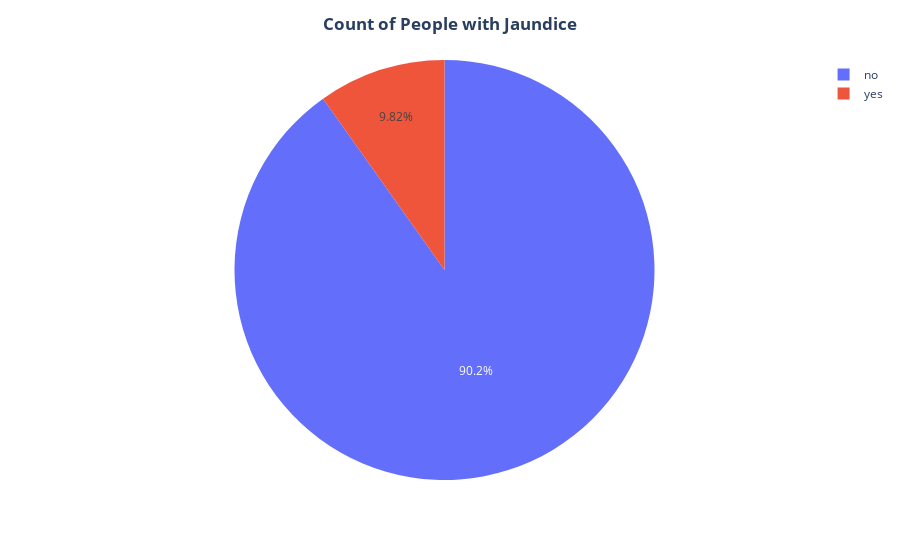

Notebook cell for this chart:
### Code cell
#using plotly to visualize 'jundice' with pie chart
fig = px.pie(df, names='jundice')

# Update layout to center the title
fig.update_layout(title_text='<b>Count of People with Jaundice</b>', title_x=0.5)

# Show the plot
fig.show()

### Figure 1 — Plotly figure (JSON) as saved in the notebook; plotly's stock layout.template omitted (floating-point values rounded to 4 significant figures; data arrays with more than 128 entries replaced by an {"elided": "..."} marker saying what was removed)
{"data": [{"domain": {"x": [0, 1], "y": [0, 1]}, "hovertemplate": "jundice=%{label}<extra></extra>", "labels": {"elided": "703 str values"}, "legendgroup": "", "name": "", "showlegend": true, "type": "pie"}], "layout": {"legend": {"tracegroupgap": 0}, "margin": {"t": 60}, "title": {"text": "<b>Count of People with Jaundice</b>", "x": 0.5}}}
